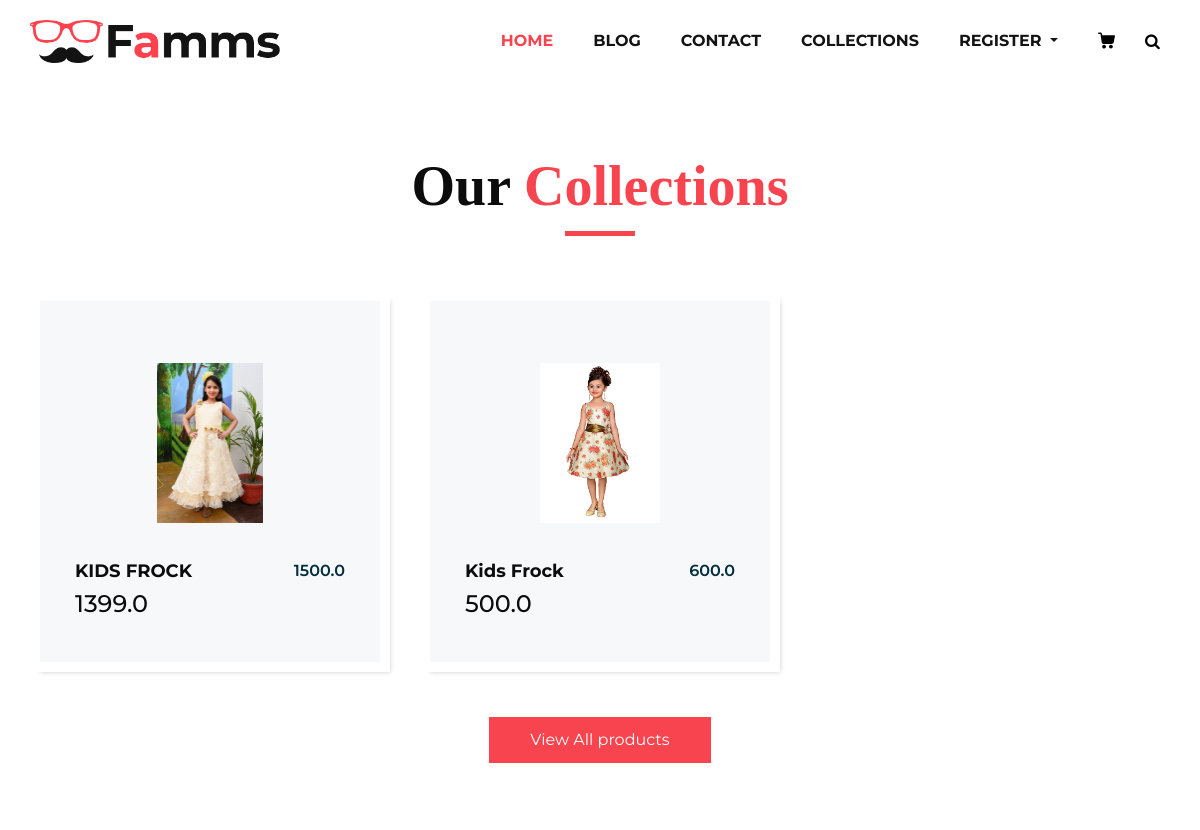
/collections/Kids (upper part), run on an earlier commit of the app's database.
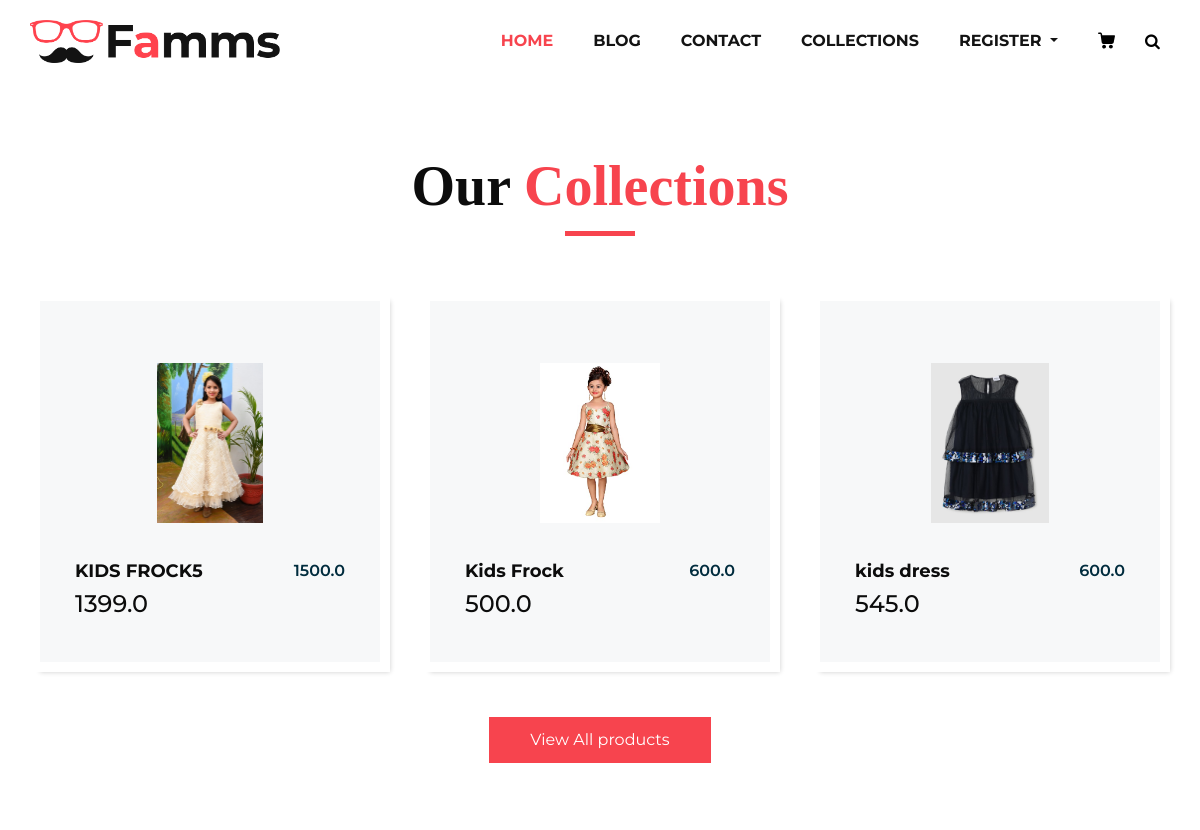
And on a later commit of the database.
### home/models.py (models this page shows, shortened)
class Product(models.Model):
    category = models.ForeignKey(Category,on_delete=models.CASCADE)
    slug = models.CharField(max_length=50, null = False, blank = False)
    name = models.CharField(max_length=100,null=False,blank = False)
    product_image =models.ImageField(upload_to="category_img",null =False,blank=False)
    description = models.CharField(max_length=500,null=False,blank = False)
    quantity = models.IntegerField(null=False,blank=False)
    original_price =models.FloatField(null=False,blank=False)
    selling_price = models.FloatField(null=False,blank=False)
    status = models.IntegerField(default=False,help_text="0=default, 1=hidden")
    trending = models.BooleanField(default=False,help_text="0=default, 1=hidden")

### home/views.py (the view)
# urls.py: path('collections/<str:slug>',views.collectionsview,name="collectionsview"),
def collectionsview(request,slug):
    if(Category.objects.filter(slug=slug,status = 0)):
        product = Product.objects.filter(category__slug = slug)
    else:
        messages.error(request, "Category not found")
        return redirect('collcetions')
    return render(request,'product.html',{"product":product})

### home/templates/product.html (shortened to what this page needs)
{% extends 'layouts/submain.html' %}
{% load static %}
{% block body %}
<section class="product_section layout_padding">
   <div class="container">
      <div class="heading_container heading_center">
         <h2>
            Our <span>Collections</span>
         </h2>
      </div>
      <div class="row">
         {% for item in product %}
         <div class="col-sm-6 col-md-4 col-lg-4">
            <div class="box">
               <div class="img-box">
                  <img src="{{item.product_image.url}}" alt="">
               </div>
               <div class="detail-box">
                  <h5>
                     {{item.name}}
                  </h5>
                <h6>
                    {{item.original_price}}
                </h6>
               </div>
               <h4>{{item.selling_price}}
               </h4>
            </div>
         </div>
         {% endfor %}
      </div>
      <div class="btn-box">
         <a href="">
         View All products
         </a>
      </div>
   </div>
</section>
{% endblock %}

What changed in the data, as far as the page shows it:
changed Product: name "KIDS FROCK" → "KIDS FROCK5"
added Product: product_image (picture), name "kids dress", original_price "600.0", selling_price "545.0"
